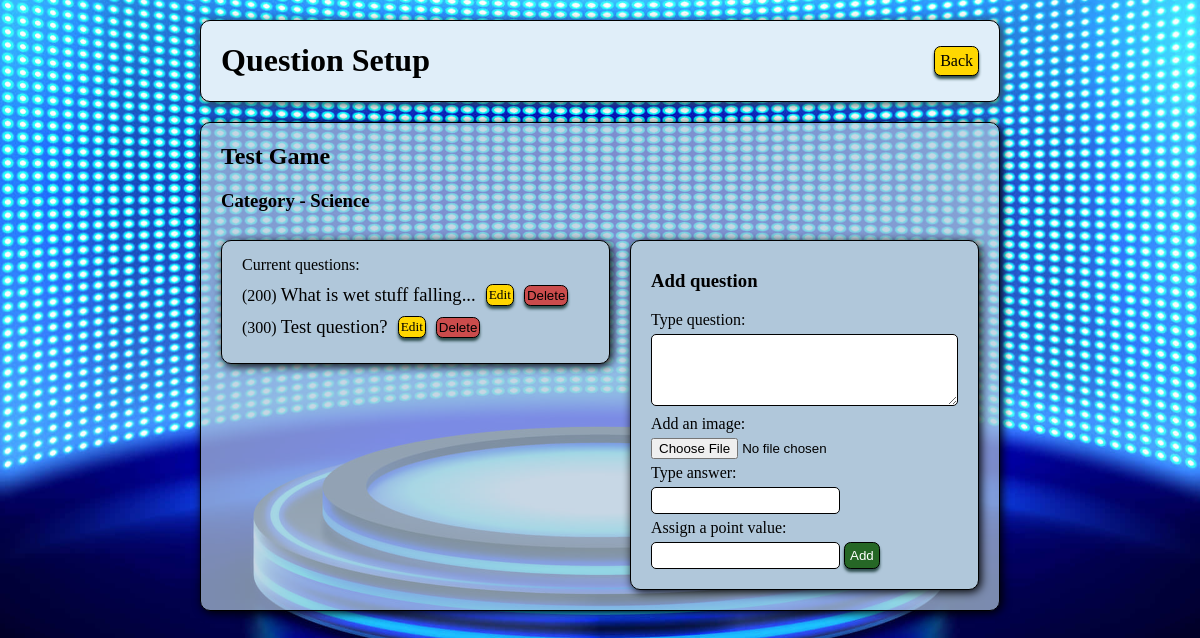
Page /games/categories/1 (signed in) on the earlier database version.
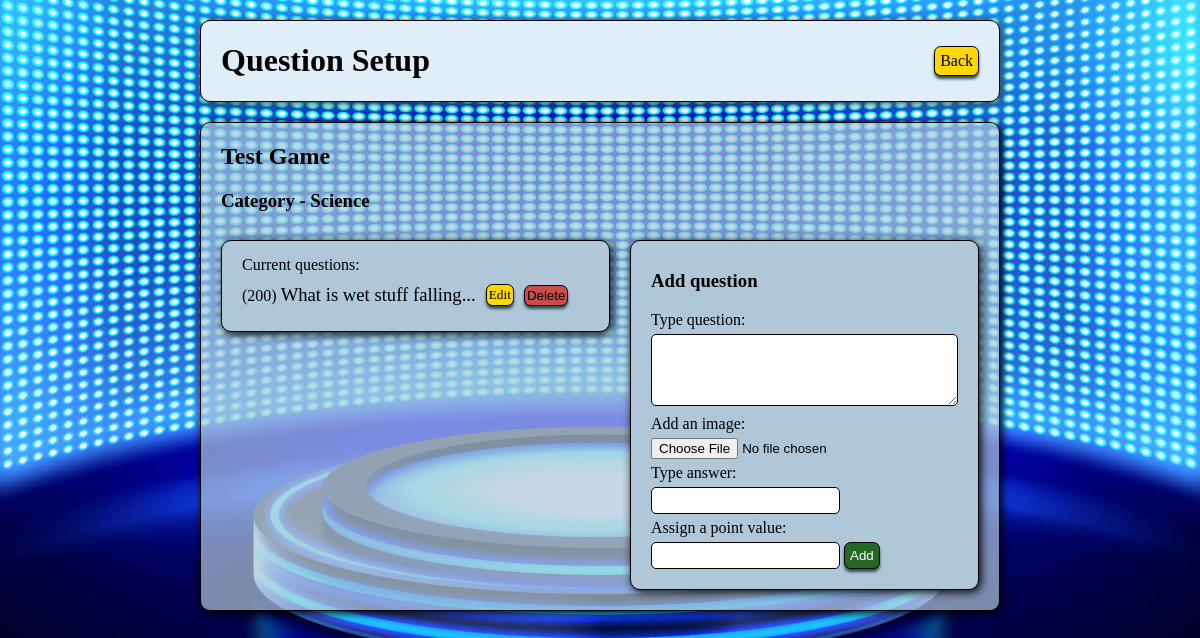
Same page on the later database version.
### gameboard_app/models.py (models this page shows, shortened)
class Question(models.Model):
    question = models.TextField()
    pic = models.ImageField(upload_to='question_images/', null=True, blank=True, default='')
    answer = models.CharField(max_length=255)
    points = models.IntegerField(default=100)
    played = models.BooleanField(default=False)
    category_assigned = models.ForeignKey(Category, related_name="question_list", on_delete = models.CASCADE, default=1)
    created_at = models.DateTimeField(auto_now_add=True)
    updated_at = models.DateTimeField(auto_now=True)

### gameboard_app/views.py (the view)
# urls.py: path('categories/<int:cat_id>', views.display_cat_questions, name='show_cat_qs'),
def display_cat_questions(request, cat_id):
    if 'user_id' not in request.session or 'game_id' not in request.session:
        return redirect('/')
    category = Category.get_by_id(cat_id)
    if category.game_assigned.creator.id != request.session['user_id']:
        return redirect('/games')
    context = {
        'category': Category.get_by_id(cat_id),
    }
    return render(request, 'new_question.html', context)

### gameboard_app/models.py (called while the page is built)
    @classmethod
    def get_by_id(cls, id):
        return cls.objects.get(id=id)

### gameboard_app/templates/new_question.html (shortened to what this page needs)
<!DOCTYPE html>
<html lang="en">
<head>
    {% load static %}
    <link rel="stylesheet" href="{% static 'css/style.css' %}">
</head>
<body>
    <div class="wrapper">
        <div class="nav_bar">
            <h1>Question Setup</h1>
            <a class="back" href="{% url 'show_cats' %}">Back</a>
        </div>
        <div class="title_box">
            <h2 style="color: black; padding: 0px 20px;">{{ category.game_assigned.title }}</h2>
            <h3 style="color: black; padding: 0px 20px;">Category - {{ category.name }}</h3>
            <div class="question_box">
                <div class="ques_box_left">
                    <p>Current questions:</p>
                    {% for question in category.question_list.all|dictsort:"points" %}
                        <div style="display: flex; align-items: center;">
                            <p>({{ question.points }}) <a class="cat_link" href="{% url 'show_ques' question.id %}">
                                {% if question.question|length > 25 %}
                                    {{ question.question|slice:":25"}}...
                                {% else %}
                                    {{ question.question }}
                                {% endif %}
                            </a></p>
                            <a class="q_edit" href="{% url 'edit_ques_page' question.id %}">Edit</a>
                            <button class="q_delete" onclick="displayPopup('{{ question.id }}')">Delete</button>
                        </div>
                    {% endfor %}
                </div>
                <div class="ques_box_right">
                    <h3>Add question</h3>
                    <form action="{% url 'new_question' %}" method="post" enctype="multipart/form-data">
                        <p><label>Type question:</label></p>
                        <textarea class="input" name="question" cols="35" rows="4"></textarea>
                        <p><label for="pic">Add an image:</label></p>
                        <input type="file" name="pic" id="pic" accept="image/*">
                        <p><label>Type answer:</label></p>
                        <input class="input" type="text" name="answer">
                        <p><label>Assign a point value:</label></p>
                        <input class="input" type="number" name="points">
                        <input class="add" type="submit" value="Add">
                    </form>
                </div>
            </div>
        </div>
    </div>
</body>
</html>

Differences in the rows shown:
removed Question: points "300", question "Test question?"
